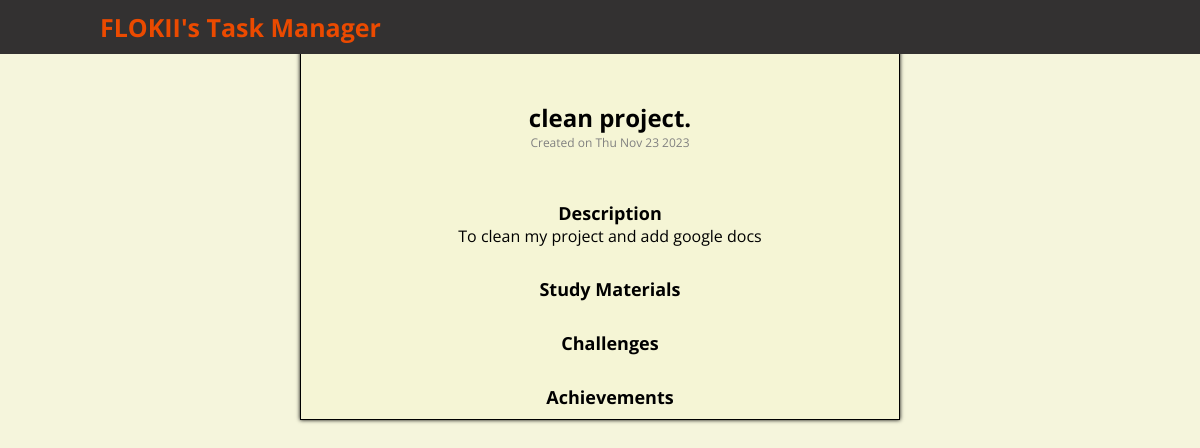
Page /task/1 (signed in) on the earlier database version.
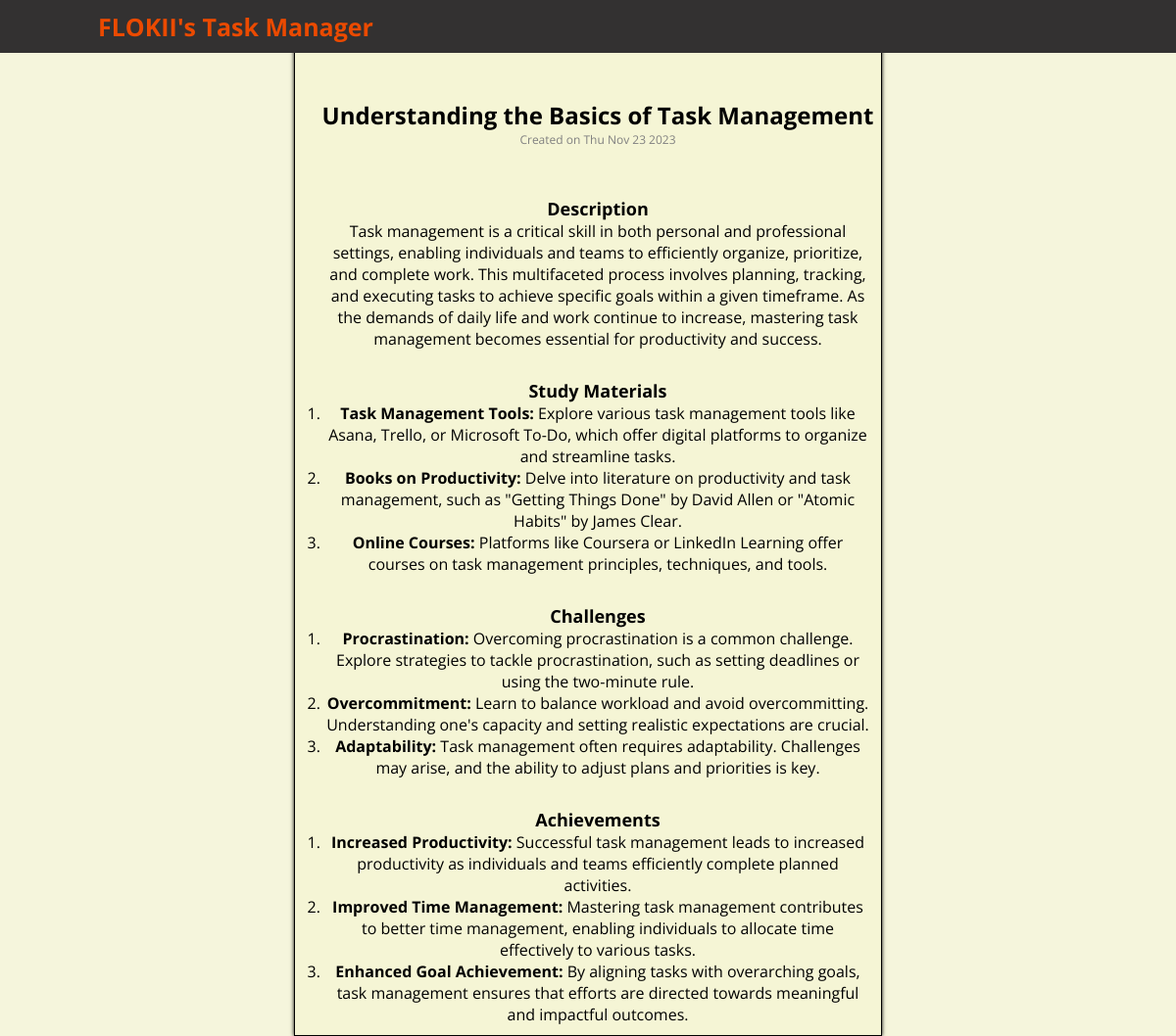
Same page on the later database version.
### app/models.py (models this page shows, shortened)
class Task(db.Model):
    id = db.Column(db.Integer, primary_key=True)
    title = db.Column(db.String(100), nullable=False)
    description = db.Column(db.Text, nullable=True)
    resources = db.Column(db.Text, nullable=True)
    challenges = db.Column(db.Text, nullable=True)
    achievements = db.Column(db.Text, nullable=True)
    created_date = db.Column(db.DateTime, nullable=False, default=datetime.utcnow)
    completed = db.Column(db.Boolean, default=False)
    user_id = db.Column(db.Integer, db.ForeignKey('user.id'), nullable=False)

### app/tasks/routes.py (the view)
@tasks.route('/task/<int:task_id>', methods=['GET', 'POST'])
@login_required
def task(task_id):
    task = Task.query.get_or_404(task_id)
    return render_template('task.html', title='Task',task=task)

### app/models.py (called while the page is built)
@login.user_loader
def load_user(user_id):
    return User.query.get(int(user_id))

### app/templates/task.html
{% extends "home.html" %}
{%  block styles %}
<link rel="stylesheet" href="{{ url_for('static', filename='css/task.css') }}">
{% endblock %}
{% block body %}
<nav>
    <a href="{{ url_for('tasks.dashboard') }}" class="logo">{{ current_user.username }}'s Task Manager</a>
</nav>
<div class="task-detail">
    <h2 class="task-title">{{ task.title }}</h2>
    <p class="created-date">Created on {{ task.created_date.strftime('%a %b %d %Y') }}</p>
    <div class="detail-section">
        <h3 class="detail-heading">Description</h3>
        <p class="detail-text">{{ task.description|safe }}</p>
    </div>
    <div class="detail-section">
        <h3 class="detail-heading">Study Materials</h3>
        <p class="detail-text">{{ task.resources|safe }}</p>
    </div>
    <div class="detail-section">
        <h3 class="detail-heading">Challenges</h3>
        <p class="detail-text">{{ task.challenges|safe }}</p>
    </div>
    <div class="detail-section">
        <h3 class="detail-heading">Achievements</h3>
        <p class="detail-text">{{ task.achievements|safe }}</p>
    </div>
</div>
{% endblock %}

Differences in the rows shown:
changed Task: title "clean project." → "Understanding the Basics of Task Management"; description "To clean my project and add google docs" → "Task management is a critical skill in both personal and professional settings, enabling individuals and teams to efficiently organize, prioritize, and complete work. This multifaceted process involves planning, tracking, and executing tasks to achieve specific goals within a given timeframe. As the demands of daily life and work continue to increase, mastering task management becomes essential for productivity and success."; resources (not shown) → "Task Management Tools: Explore various task management tools like Asana, Trello, or Microsoft To-Do, which offer digital platforms to organize and streamline tasks. Books on Productivity: Delve into literature on productivity and task management, such as \"Getting Things Done\" by David Allen or \"Atomic Habits\" by James Clear. Online Courses: Platforms like Coursera or LinkedIn Learning offer courses on task management principles, techniques, and tools."; challenges (not shown) → "Procrastination: Overcoming procrastination is a common challenge. Explore strategies to tackle procrastination, such as setting deadlines or using the two-minute rule. Overcommitment: Learn to balance workload and avoid overcommitting. Understanding one's capacity and setting realistic expectations are crucial. Adaptability: Task management often requires adaptability. Challenges may arise, and the ability to adjust plans and priorities is key."; achievements (not shown) → "Increased Productivity: Successful task management leads to increased productivity as individuals and teams efficiently complete planned activities. Improved Time Management: Mastering task management contributes to better time management, enabling individuals to allocate time effectively to various tasks. Enhanced Goal Achievement: By aligning tasks with overarching goals, task management ensures that efforts are directed towards meaningful and impactful outcomes."
